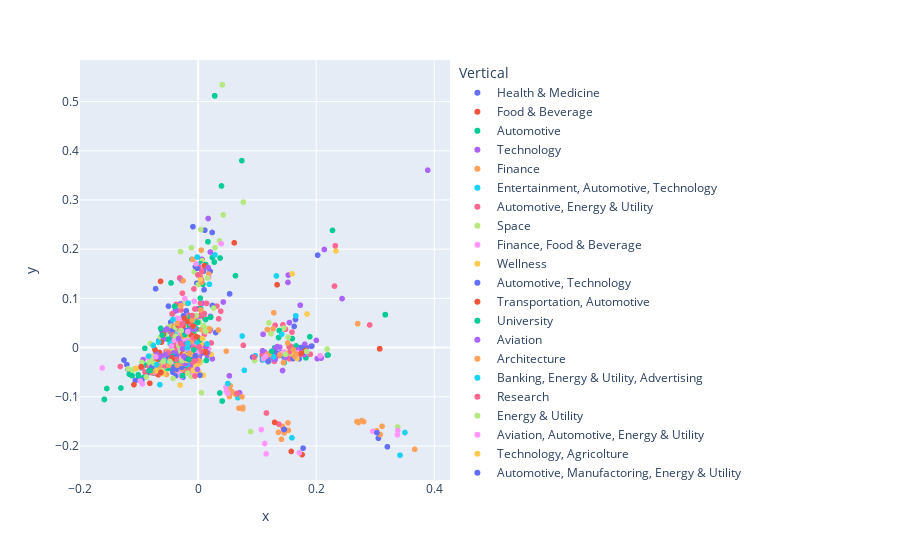

Notebook code cell kept with this figure:
### Code cell
hero.scatterplot(df, col='pca', color="Vertical")
